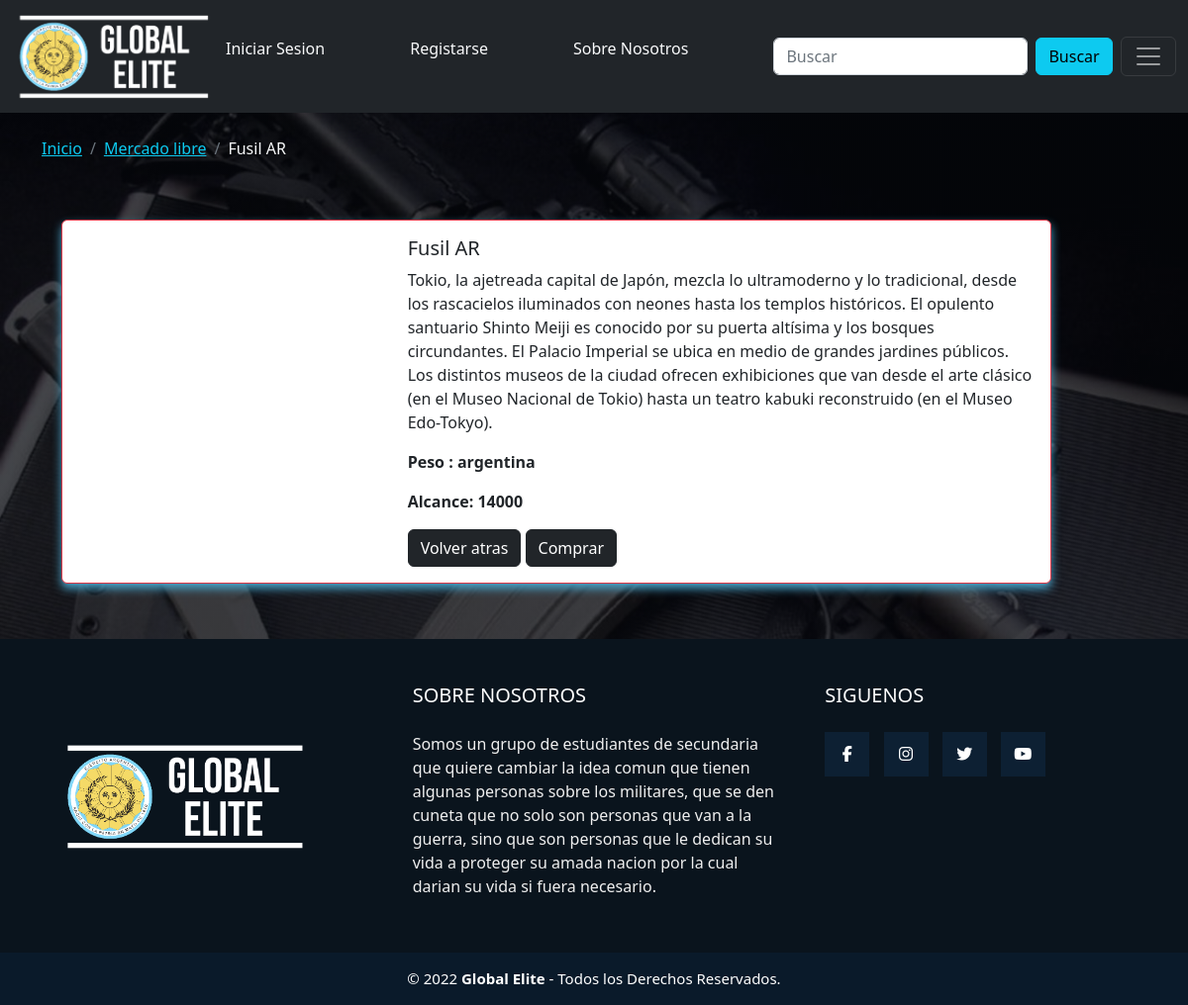
The page /armas3.php?id_arma=5 on the database its author committed.
### tables this page shows
CREATE TABLE IF NOT EXISTS `venta_de_armas` (
`id_arma` int(10) unsigned NOT NULL,
  `usuario` varchar(150) NOT NULL,
  `tipo` varchar(20) NOT NULL,
  `nombre` varchar(20) NOT NULL,
  `nacioanlidad` varchar(20) NOT NULL,
  `precio` int(15) unsigned NOT NULL,
  `imagen` mediumblob NOT NULL,
  `descripcion` text NOT NULL,
  `fecha_alta` datetime NOT NULL,
  `seg_img` mediumblob NOT NULL
);

### armas3.php (called while the page is built, shortened)
<?php
require_once "includes/config.php";
$sql = "SELECT * FROM venta_de_armas WHERE id_arma = '" . $_GET['id_arma'] . "';";
$result = mysqli_query($conn, $sql);
$armas = mysqli_fetch_assoc($result);
require_once "vistas/layout.php";
?>

### vistas/armas3.php (the view, shortened to what this page needs)
<link href="css/fondoarmas.css" rel="stylesheet">
<br>
<div class="container">
    <nav aria-label="breadcrumb">
        <ol class="breadcrumb">
            <li class="breadcrumb-item"><a href="index.php" class="link-info">Inicio</a></li>
            <li class="breadcrumb-item" aria-current="page"><a href="divisiones_lista.php?pagina=1" class="link-info">Mercado libre</a></li>
            <li class="breadcrumb-item text-light"><?php echo $armas['nombre']?></li>
        </ol>
    </nav>
</div>
<br>
<div class="container">
    <div class="card border-danger mb-3" style="max-width: 1200px; width:1000px">
        <div class="row g-0">
            <div class="col-md-4">
            </div>
            <div class="col-md-8">
                <div class="card-body">
                    <h5 class="card-title"><?php echo $armas['nombre'] ?></h5>
                    <p class="card-text"><?php echo $armas['descripcion'] ?></p>
                    <p class="card-text"><strong> Peso : <?php echo $armas['nacioanlidad'] ?></strong></p>
                    <p class="card-text"><strong>Alcance: <?php echo $armas['precio'] ?></strong></p>
                    <a href="divisiones_lista.php?pagina=1" class="btn btn-dark">Volver atras</a>
                    <a href="compras.php?id=<?php echo $armas['id_arma']?>" class="btn btn-dark">Comprar</a>
                </div>
            </div>
        </div>
    </div>
</div>

### css/layout.css (style rules this page uses)
* { margin: 0; padding: 0; box-sizing: border-box; }
.container { display: flex; width: auto; }
.card { margin: 20px; overflow: hidden; cursor: default; box-shadow: 0 5px 10px rgb(73, 164, 203, 2.4); }

### css/fondoarmas.css (style rules this page uses)
body { background: linear-gradient(rgba(5,7,12,0.75),rgba(5,7,12,0.75)),url(../img/fondos/fondoarmas.jpg); background-size: cover; background-repeat: no-repeat; background-attachment: fixed; }

### rows shown on the page
venta_de_armas: nombre "Fusil AR", descripcion "Tokio, la ajetreada capital de Japón, mezcla lo ultramoderno y lo tradicional, desde los rascacielos iluminados con neones hasta los templos históricos. El opulento santuario Shinto Meiji es conocido por su puerta altísima y los bosques circundantes. El Palacio Imperial se ubica en medio de grandes jardines públicos. Los distintos museos de la ciudad ofrecen exhibiciones que van desde el arte clásico (en el Museo Nacional de Tokio) hasta un teatro kabuki reconstruido (en el Museo Edo-Tokyo).", nacioanlidad "argentina", precio "14000"
